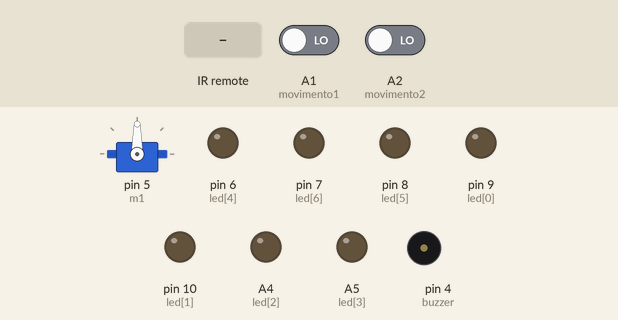
This sketch was run on a simulated Arduino Uno, built with avr-gcc and run on an emulated ATmega328P. On the bench: servo, output pins drawn as LEDs (lit = HIGH), buzzer (waves = sounding, pin HIGH). Dashed ring = blinking. The inputs (shaded band) are chosen by the test bench; at power-on: A1 (movimento1) LOW, A2 (movimento2) LOW.

Above: at 1.2 s.
1.3 s: infrared code 0xFD30CF received
At 4.2 s:
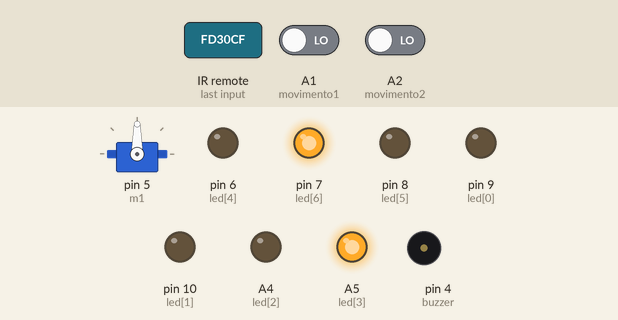
4.3 s: infrared code 0xFD00FF received
At 5.6 s:
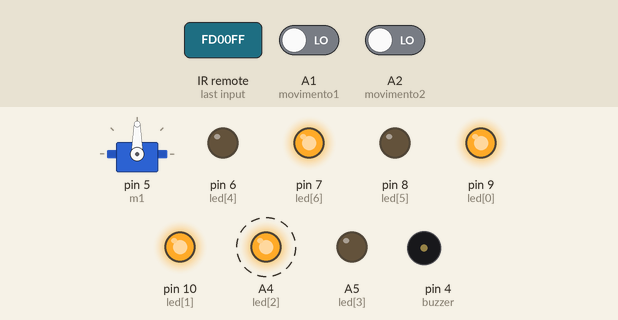
7.3 s: infrared code 0xFD48B7 received
At 8.6 s:
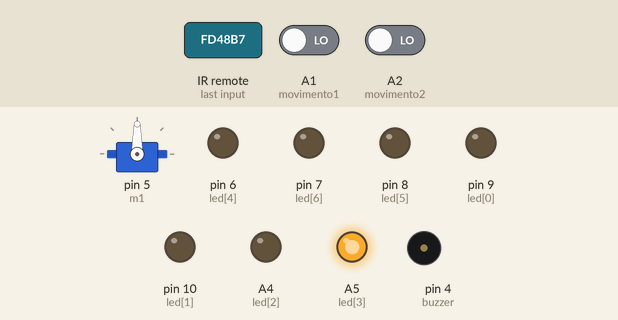
Timing chart, 0 to 10.3 s (numbered marks = the images above; inputs shaded):
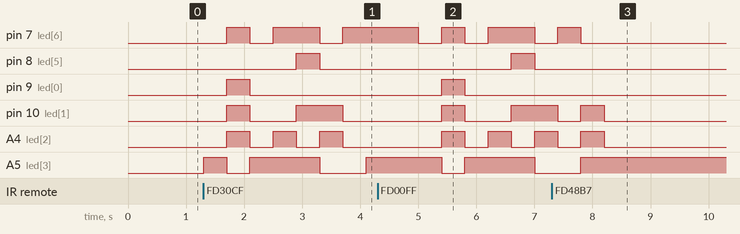

Measured:
- after the input at 1.3 s, pin 7 (led[6]): goes HIGH 0.40 s, LOW 0.40 s, HIGH 0.80 s, LOW 0.40 s, then HIGH, starting after 0.40 s; pin 8 (led[5]): LOW → HIGH after 1.6 s, → LOW 0.40 s later
- after the input at 4.3 s, pin 7 (led[6]): goes LOW 0.40 s, HIGH 0.40 s, LOW 0.40 s, HIGH 0.80 s, then LOW, starting after 0.70 s; pin 8 (led[5]): LOW → HIGH after 2.3 s, → LOW 0.40 s later
- after the input at 7.3 s, pin 7 (led[6]): goes on until 7.8 s, then stays LOW; pin 8 (led[5]), pin 9 (led[0]): stops changing and stays LOW; pin 10 (led[1]), A4 (led[2]): goes on until 8.2 s, then stays LOW; A5 (led[3]): goes on until 7.8 s, then stays HIGH

The sketch:

_avaliativo_23_11_2020_realdo_jutino_j_nior_e_eduardo_sazan1.ino
```cpp
/* Botão 0: Alarme de 2 sensores
   Botão 1: Alarme simples
   Botão 2: Portas automáticas
   Devido a falta de velocidade do tinkercad clicar mais de 1 vez
   para o programa funcionar*/

/* Biblicotecas adicionais*/
#include <IRremote.h>
#include<Servo.h>

/* Definições*/
#define movimento1 A1
#define movimento2 A2
#define movimento3 1
#define buzzer 4
/* Ativação do servo*/
Servo m1;

int led[7]={9,10,A4,A5,6,8,7};
int letras[6][7]=
  {
  {0,0,0,1,0,0,0},
  {1,1,1,0,0,0,1},
  {0,0,0,1,0,0,0},
  {0,0,1,1,0,0,1},
  {0,1,0,1,0,1,1},
  {0,1,1,0,0,0,0},
};
int on[3][7]=
 {
 {0,0,0,0,0,0,1},
 {0,0,0,1,0,0,1},
 {0,1,1,1,0,0,0},
};


int const controle = A0;
int estado1=0;
int estado2=0;
int estado3=0;
int estado4=0;
int estado5=0;
int estado6=0;

int ligado1=0;
int ligado2=0;
int ligado3=0;
int ligado4=0;

int oi=0;
int z=0;
int contador=0;
int contador2=0;

const int trig = 3;
const int echo = 2;
double distancia;
long tempof;
long tempo_us;
long tempoi;

long int codTecla0 = 16593103;
long int codTecla1 = 16582903;
long int codTecla2 = 16615543;
long int codTecla3 = 16599223;

/* Ativa e decodifica o controle*/
IRrecv receptor(controle);
decode_results valorSaida;

/*Entradas e saidas*/
void setup()
{
  pinMode(movimento1, INPUT);
  pinMode(movimento2, INPUT);
  pinMode(movimento3, INPUT);
  pinMode(buzzer,OUTPUT);
  pinMode(trig,OUTPUT);
  pinMode(echo,INPUT);
  m1.attach(5);
  receptor.enableIRIn();
  Serial.begin(9600);
  for(int i=0;i<7;i++)
 {
   pinMode(led[i],OUTPUT);
 }

}
/* Detecção e tradução do controle*/
void loop()
{
  if ((receptor.decode(&valorSaida))||(oi==HIGH))
  {
    	oi=1;

        /* Leitura dos sensores*/
    	if(ligado1==HIGH)
    	{
   			estado1=digitalRead(movimento1);
  			estado2=digitalRead(movimento2);
    		if(estado1==HIGH)
    		{
      			estado3=HIGH;
    		}
    		if(estado2==HIGH)
    		{
     			estado4=HIGH;
    		}
    	}
    	if(ligado2==HIGH)
        {
          estado5=digitalRead(movimento3);
          if(estado5==HIGH)
          {
            estado6=HIGH;
          }
        }
    	if(ligado3==HIGH)
        {
        Serial.println("oi");
      	digitalWrite(trig,HIGH);
		delayMicroseconds(10);
		digitalWrite(trig,LOW);
		while(digitalRead(echo)==0);
		tempoi = micros();
		while(digitalRead(echo)==1);
		tempof = micros();
		tempo_us = tempof-tempoi;
		distancia=(0.5*0.034029*tempo_us);
        	if(distancia<=200)
        	{
              m1.write(0);
              delay(2500);
        	}
          	else
            {
              m1.write(90);
            }
        }
        /*Comparação de teclas*/
    	if(valorSaida.value == codTecla0)
    	{
          	ligado1=1;
    	}
    	if(valorSaida.value == codTecla1)
    	{
          	ligado2=1;
    	}
    	if(valorSaida.value == codTecla2)
    	{
          	ligado3=1;
    	}
        /* Ligar o display*/
        if((ligado1==HIGH)||(ligado2==HIGH))
          if(contador2==LOW)
        	{
         	 z=0;
          	while(z<6)
          	{
          		for(int i=0;i<7;i++)
    			{
      				digitalWrite(led[i],letras[z][i]);
   				}
          		z++;
           	 	delay(400);
          	}
          	z=0;
          	while(z<2)
          	{
            	for(int i=0;i<7;i++)
    			{
      				digitalWrite(led[i],on[z][i]);
   				}
          		z++;
            	delay(400);
            	contador2=1;
          	}
        }
        /*Desligamento do sistema*/
    	if(valorSaida.value==16580863)
    	{
      		ligado1=0;
          	ligado2=0;
          	ligado3=0;
          	estado3=0;
            estado4=0;
          	estado5=0;
            estado6=0;
          	contador2=0;
          	digitalWrite(buzzer,LOW);
          	z=0;
          	while(z<6)
          	{
          		for(int i=0;i<7;i++)
    			{
      				digitalWrite(led[i],letras[z][i]);
   				}
          		z++;
           	 	delay(400);
          	}
          	z=0;
          	contador=0;
          	while(contador<3)
          	{
            	for(int i=0;i<7;i++)
    			{
      				digitalWrite(led[i],on[z][i]);
   				}
          		z=z+2;
              	contador++;
                if(contador==2)
                  z=3;
            	delay(400);
          	}
          	receptor.resume();
          	m1.write(90);
   		}
        /*Som do piezo*/
    	if((estado3==HIGH)&&(estado4==HIGH)&&(ligado1==HIGH))
    	{
    		digitalWrite(buzzer,HIGH);
          	receptor.resume();
    	}
    	if((estado6==HIGH)&&(ligado2==HIGH))
        {
    		digitalWrite(buzzer,HIGH);
          	receptor.resume();
    	}
  		delay(500);
    	receptor.resume();
   }

}
```
